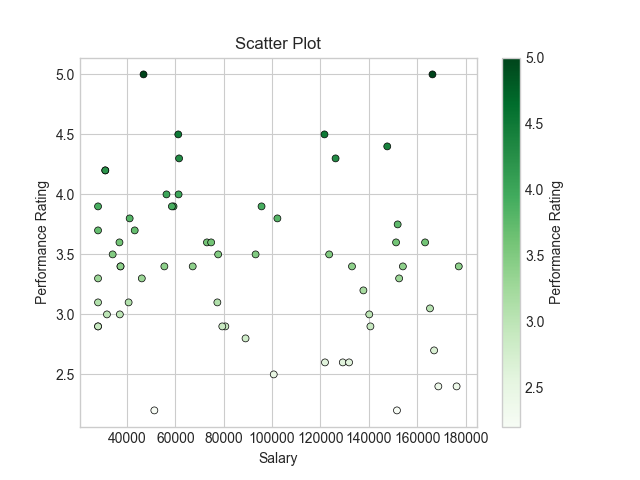

This chart was generated by the following Python code:
#Scatter Plot
import matplotlib.pyplot as plt
from Pandas import data

plt.style.use('seaborn-v0_8-whitegrid')
color=data['Performance_Rating']
fig,ax=plt.subplots()
scatter=ax.scatter(data['Salary'],data['Performance_Rating'],
cmap='Greens',linewidth=0.5,c=color,
marker='.',edgecolor='black',s=100) 
cbar=plt.colorbar(scatter,ax=ax)
cbar.set_label("Performance Rating")
ax.set_title("Scatter Plot")
ax.set_xlabel("Salary")
ax.set_ylabel("Performance Rating")
fig.savefig("C:/Users/VICTUS/GitHub/Visualization/Part7(a).png")
plt.tight_layout()
plt.show()
